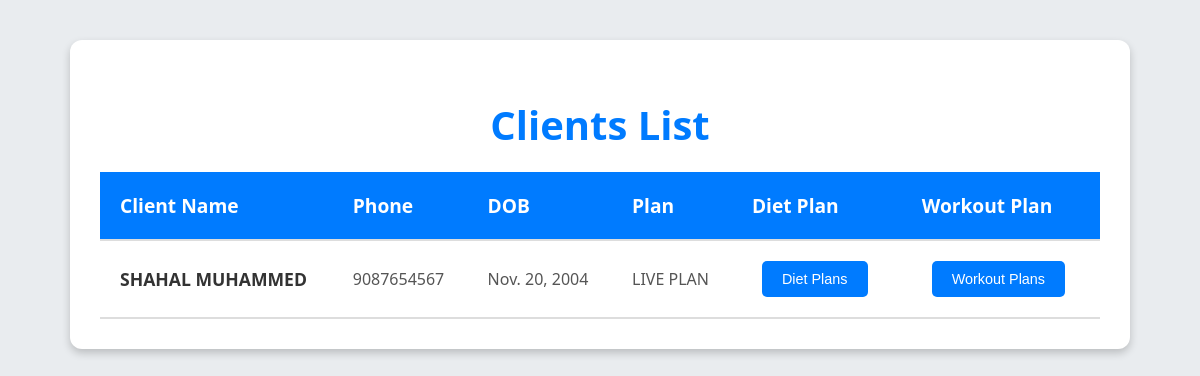
The app's page /trainer_clients/ (signed in) with its own data.
### fitapp/models.py (models this page shows, shortened)
class UserProfile(models.Model):
    name = models.CharField(max_length=100)
    user = models.OneToOneField(User, on_delete=models.CASCADE,null=True,blank=True)
    plan = models.ForeignKey('plan', on_delete=models.CASCADE,null=True,blank=True)
    dob = models.DateField(default='2000-01-01')
    address = models.TextField()
    phone_number = models.CharField(max_length=15)
    image = models.ImageField(upload_to='profile_images/')
    image1 = models.ImageField(upload_to='profile_images/', default='profile_images/default.png')
    paid=models.BooleanField(default=False)
    trainer = models.ForeignKey('TrainerProfile', on_delete=models.SET_NULL, null=True, blank=True, related_name="trainees")
    payment_expired=models.BooleanField(default=False)
    payment_date=models.DateField(null=True,blank=True)

class plan(models.Model):
    Name = models.CharField(max_length=25)
    time_period = models.CharField(max_length=25)
    price = models.CharField(max_length=25)
    descrption = models.CharField(max_length=100)
    Type = models.CharField( max_length=50,blank=True, null=True)

### fitapp/views.py (the view)
# urls.py: path('trainer_clients/',views.trainer_clients,name='trainer_clients'),
def trainer_clients(request):
    clients=UserProfile.objects.filter(trainer=request.user.trainerprofile)
    return render(request,'trainer_clients.html',{'clients':clients})

### templates/trainer_clients.html (shortened to what this page needs)
<!DOCTYPE html>
<html lang="en">
<head>
</head>
<body>
    <div class="container">
        <h1>Clients List</h1>
        <table>
            <thead>
                <tr>
                    <th>Client Name</th>
                    <th>Phone</th>
                    <th>DOB</th>
                    <th>Plan</th>
                    <th>Diet Plan</th>
                    <th>Workout Plan</th>
                </tr>
            </thead>
            <tbody>
                {% for client in clients %}
                <tr>
                    <td class="client-name">{{ client.name }}</td>
                    <td class="client-details">{{ client.phone_number }}</td>
                    <td class="client-details">{{ client.dob }}</td>
                    <td class="client-details">{{ client.plan.Name }}</td>
                    <td class="client-details plans">
                        <a href="{% url 'trainer_diet_plan' client.id %}"><button class="button">Diet Plans</button></a>
                    </td>
                    <td class="client-details plans">
                        <a href="{% url 'trainer_workoutplan' client.id %}"><button class="button">Workout Plans</button></a>
                    </td>
                </tr>
                {% endfor %}
            </tbody>
        </table>
    </div>
</body>
</html>

### templates/trainer_clients.html (style rules this page uses)
body { font-family: 'Segoe UI', Tahoma, Geneva, Verdana, sans-serif; background-color: #e9ecef; margin: 0; padding: 40px; }
.container { max-width: 1000px; margin: auto; background: white; padding: 30px; border-radius: 12px; box-shadow: 0 4px 8px rgba(0, 0, 0, 0.2); }
h1 { text-align: center; color: #007bff; font-size: 2.5em; margin-bottom: 20px; }
.button { background-color: #007bff; color: white; border: none; padding: 10px 20px; font-size: 1em; border-radius: 5px; cursor: pointer; margin: 0 10px; }
table { width: 100%; border-collapse: collapse; margin-top: 20px; }
th, td { padding: 20px; text-align: left; border-bottom: 2px solid #ddd; }
th { background-color: #007bff; color: white; font-size: 1.2em; }
.client-name { font-weight: bold; color: #333; font-size: 1.1em; }
.client-details { color: #555; font-size: 1em; }
.plans { margin-top: 10px; font-size: 0.9em; color: #666; }

### records on screen
UserProfile: name "SHAHAL MUHAMMED", phone_number "9087654567", dob "Nov. 20, 2004", plan.Name "LIVE PLAN"
